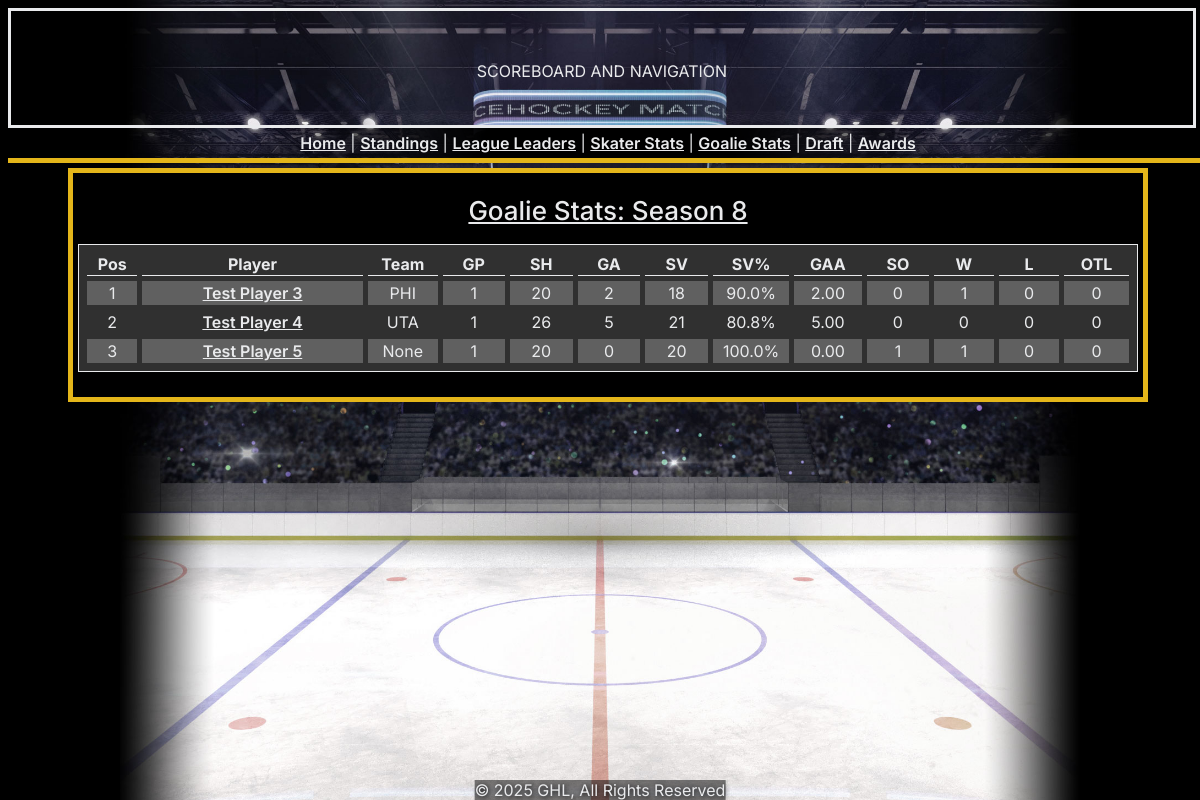
Before: /goalies/ with the older database file.
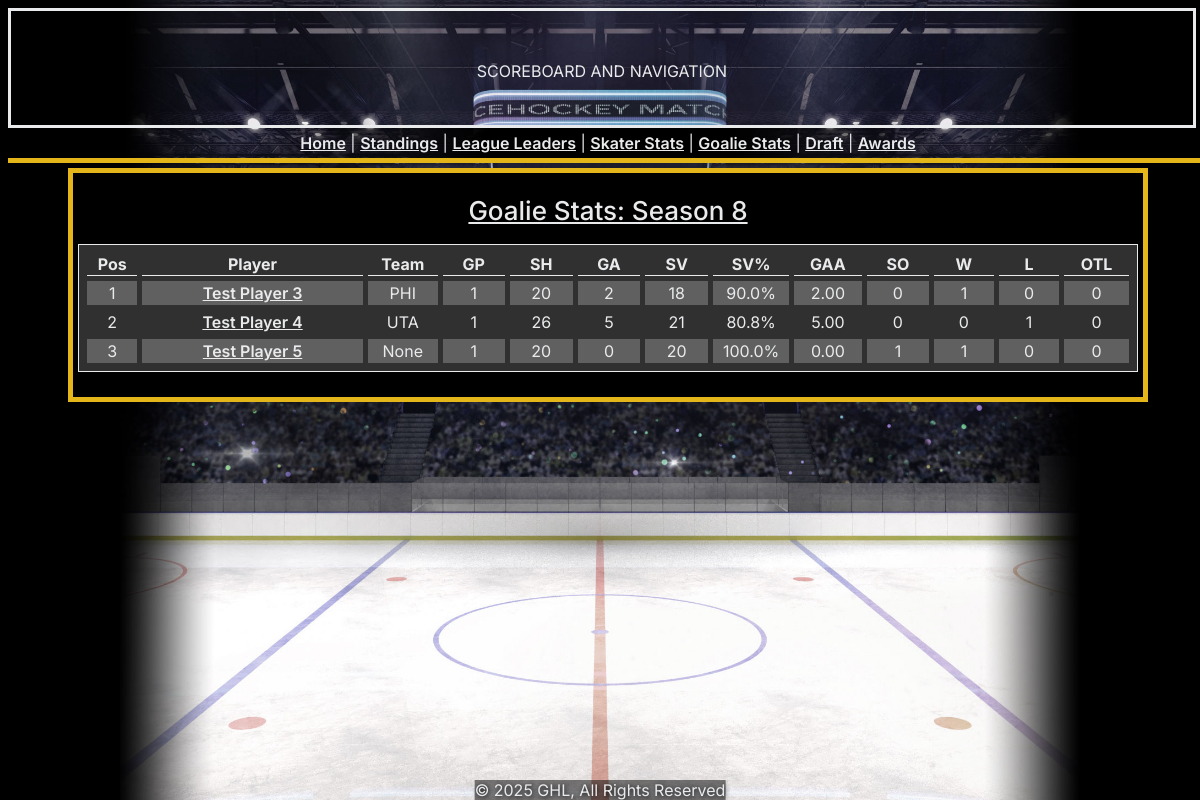
After: the same page with the newer database file.
### GHLWebsiteApp/models.py (models this page shows, shortened)
class GoalieRecord(models.Model):
    ea_player_num = models.ForeignKey(Player, on_delete = models.CASCADE)
    game_num = models.ForeignKey(Game, on_delete = models.CASCADE)
    ea_club_num = models.ForeignKey(Team, on_delete = models.CASCADE)
    shots_against = models.PositiveSmallIntegerField(default="0")
    saves = models.PositiveSmallIntegerField(default="0")
    win = models.BooleanField(default="0")
    loss = models.BooleanField(default="0")
    otloss = models.BooleanField(default="0")
    shutout = models.BooleanField(default="0")
    breakaway_shots = models.PositiveSmallIntegerField(default="0")
    breakaway_saves = models.PositiveSmallIntegerField(default="0")
    ps_shots = models.PositiveSmallIntegerField(default="0")
    ps_saves = models.PositiveSmallIntegerField(default="0")

class Player(models.Model):
    ea_player_num = models.IntegerField(primary_key=True)
    username = models.CharField(max_length=16)
    current_team = models.ForeignKey(Team, on_delete = models.CASCADE, blank=True, null=True)
    def __str__(self):
        return self.username

class Team(models.Model):
    ea_club_num = models.IntegerField(primary_key=True)
    club_full_name = models.CharField(max_length=50)
    club_abbr = models.CharField(max_length=3)
    club_location = models.CharField(max_length=25)
    team_logo_link = models.TextField(blank=True, null=True)
    isActive = models.BooleanField(default=True)
    def __str__(self):
        return self.club_abbr

### GHLWebsiteApp/views.py (the view)
# urls.py: path('goalies/', views.goalies, name="goalies"),
def goalies(request):
    all_goalies = GoalieRecord.objects.filter(game_num__season_num=seasonSetting).annotate(
        goaliesgp = Count("game_num"),
        goaliesshots = Sum("shots_against"),
        goaliesga = (Sum("shots_against")-Sum("saves")),
        goaliessaves = Sum("saves"),
        goaliessvp = (Cast(Sum("saves"), models.FloatField())/Cast(Sum("shots_against"), models.FloatField()))*100,
        goaliesgaa = ((Cast(Sum("shots_against"), models.FloatField())-Cast(Sum("saves"), models.FloatField()))/Cast(Sum("game_num__gamelength"), models.FloatField()))*3600,
        goaliesshutouts =Sum(Case(
            When(shutout=True, then=1),
            default=0,
            output_field=models.IntegerField()
        )),
        goalieswins = Sum(Case(
            When(win=True, then=1),
            default=0,
            output_field=models.IntegerField()
        )),
        goalieslosses = Sum(Case(
            When(loss=True, then=1),
            default=0,
            output_field=models.IntegerField()
        )),
        goaliesotlosses = Sum(Case(
            When(otloss=True, then=1),
            default=0,
            output_field=models.IntegerField()
        )),
    ).order_by("ea_player_num")
    context = {
        "all_goalies": all_goalies
    }
    return render(request, "GHLWebsiteApp/goalies.html", context)

### GHLWebsiteApp/templates/GHLWebsiteApp/goalies.html
{% extends 'GHLWebsiteApp/layout.html' %}
{% load static %}
{% block body %}
  <center>
    <div class="section section_lg">
      <center>
      <div class="header">Goalie Stats: Season 8</div>
      <table id="fullstandings" class="sortable">
        <col style="width: 60px;">
        <col style="width: 300px;">
        <col style="width: 80px;">
        <col style="width: 80px;">
        <col style="width: 80px;">
        <col style="width: 80px;">
        <col style="width: 80px;">
        <col style="width: 80px;">
        <col style="width: 80px;">
        <col style="width: 80px;">
        <col style="width: 80px;">
        <col style="width: 80px;">
        <col style="width: 80px;">
        <tr>
          <th>Pos</th>
          <th>Player</th>
          <th>Team</th>
          <th>GP</th>
          <th>SH</th>
          <th>GA</th>
          <th>SV</th>
          <th>SV%</th>
          <th>GAA</th>
          <th>SO</th>
          <th>W</th>
          <th>L</th>
          <th>OTL</th>
        </tr>
        {% for goalie in all_goalies %}
        <tr>
          <td>{{ forloop.counter }}</td>
          <td><a href="{% url 'player' goalie.ea_player_num.ea_player_num %}">{{ goalie.ea_player_num }}</a></td>
          <td>{{ goalie.ea_player_num.current_team }}</td>
          <td>{{ goalie.goaliesgp }}</td>
          <td>{{ goalie.goaliesshots }}</td>
          <td>{{ goalie.goaliesga }}</td>
          <td>{{ goalie.goaliessaves }}</td>
          <td>{{ goalie.goaliessvp|floatformat:1 }}%</td>
          <td>{{ goalie.goaliesgaa|floatformat:2 }}</td>
          <td>{{ goalie.goaliesshutouts }}</td>
          <td>{{ goalie.goalieswins }}</td>
          <td>{{ goalie.goalieslosses }}</td>
          <td>{{ goalie.goaliesotlosses }}</td>
        </tr>
        {% empty %}
        <tr>
          <td colspan=13>No games recorded.</td>
        </tr>
        {% endfor %}
      </table>
      </center>
    </div>
  </center>
{% endblock %}

Changed rows visible on the page:
changed GoalieRecord "Test Player 4": goalieslosses "0" → "1"
